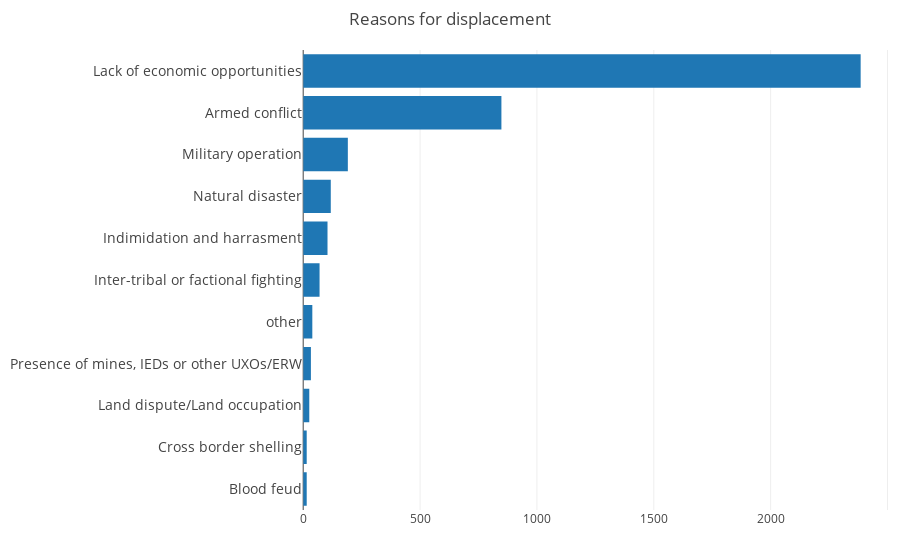

Notebook code for this chart:
### Code cell
layout = go.Layout(
    title = "Reasons for displacement",
    xaxis=dict(
        domain=[0.1, 1]
    ),
    yaxis = go.layout.YAxis(
        tickfont = dict(
            size = 14
        ),
        automargin = True
    ),

    margin=dict(
        l=200,
        r=10,
        t=50,
        b=50
    )
)

data = [go.Bar(
            x = df_displacement_agg['count'],
            y = df_displacement_agg['reasons'],
            orientation = 'h'
)]

fig = go.Figure(data=data, layout=layout)
py.offline.iplot(fig, filename='horizontal-bar')

### Figure 1 — Plotly figure (JSON) as saved in the notebook; plotly's stock layout.template omitted (floating-point values rounded to 4 significant figures)
{"data": [{"orientation": "h", "type": "bar", "uid": "ab6a9c07-6334-4ddc-878b-022ad687c886", "x": [15, 15, 26, 33, 39, 70, 104, 118, 191, 848, 2385], "y": ["Blood feud", "Cross border shelling", "Land dispute/Land occupation", "Presence of mines, IEDs or other UXOs/ERW", "other", "Inter-tribal or factional fighting", "Indimidation and harrasment", "Natural disaster", "Military operation", "Armed conflict", "Lack of economic opportunities"]}], "layout": {"margin": {"b": 50, "l": 200, "r": 10, "t": 50}, "title": {"text": "Reasons for displacement"}, "xaxis": {"domain": [0.1, 1]}, "yaxis": {"automargin": true, "tickfont": {"size": 14}}}}
